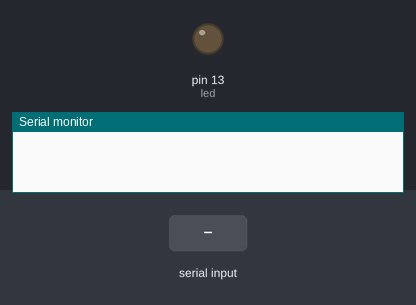
Simulated run of this sketch. Board: Arduino Uno, built with avr-gcc and run on an emulated ATmega328P. Shown: output pins drawn as LEDs (lit = HIGH), the last lines printed to the serial monitor. The inputs (shaded band) are chosen by the test bench.

Above: at 1.2 s.
1.3 s: "90,45\n" received over Serial
At 2.4 s:
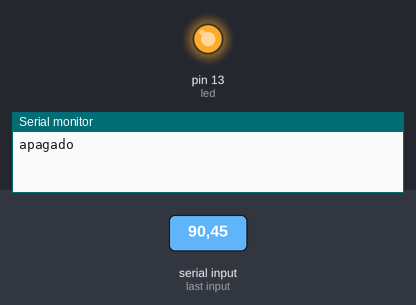
2.9 s: "1\n" received over Serial
Timing chart, 0 to 5.9 s (numbered marks = the images above; inputs shaded):
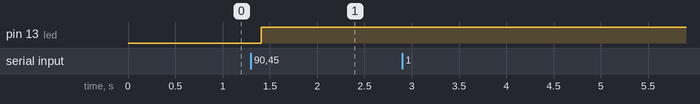

The sketch:

P_23_ControlArduinoPython.ino
```cpp
int led = 13;

void setup() {
  // put your setup code here, to run once:
  Serial.begin(9600);
  Serial.setTimeout(10);
  pinMode(led, OUTPUT);
}

int val;
void loop() {
  // put your main code here, to run repeatedly:
  if(Serial.available() > 0){
    val = Serial.readString().toInt();
    digitalWrite(led, val);
    if(val == 1){
      Serial.println("enc");
    }else{
      Serial.println("apagado");
    }
  }
  delay(100);
}
```

Measured:
- after the input at 1.3 s, pin 13 (led): LOW → HIGH after 0.11 s
